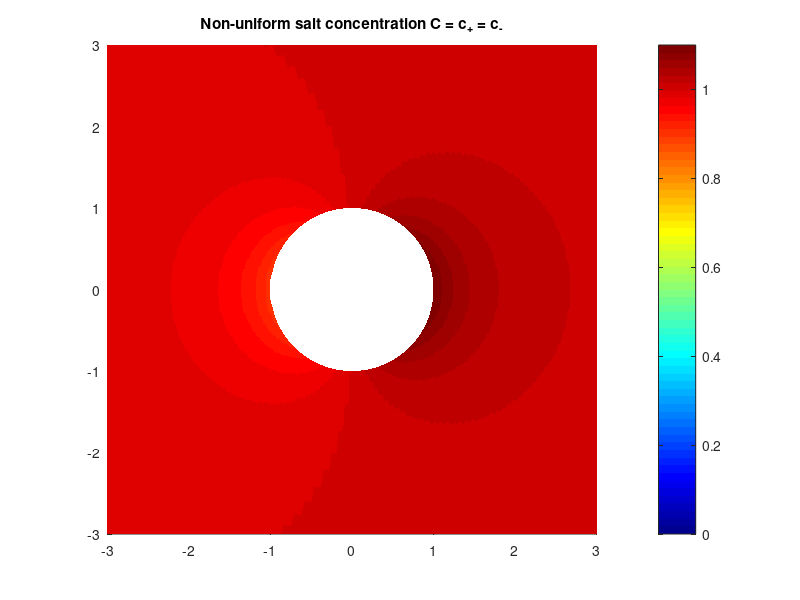
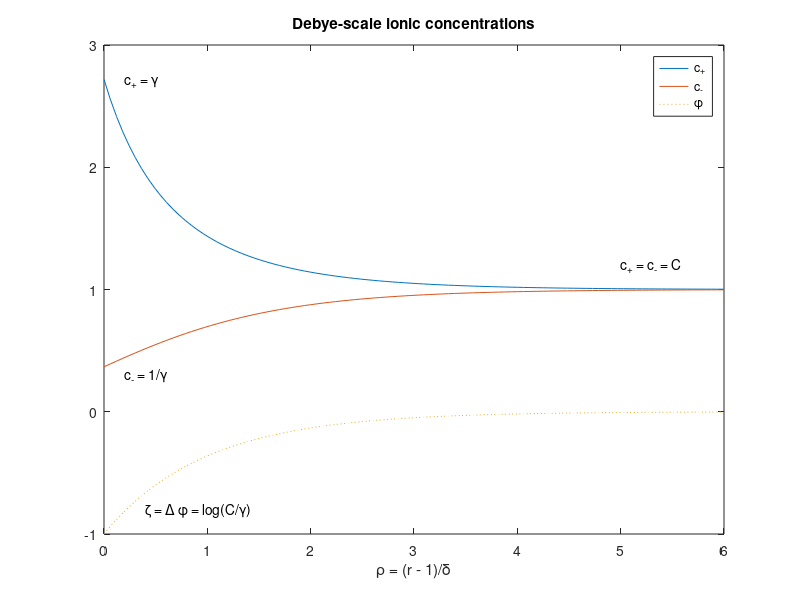

The MATLAB script that drew these images, in order:
clear; clc;
%%
figure(1)
r = linspace(1, 5, 201);
t = linspace(0, 2*pi, 201);
[R, T] = ndgrid(r, t);
X = R .* cos(T);
Y = R .* sin(T);
C = 1 + 0.1 * cos(T) ./ R.^2;
clf;
hold on
fill(cos(t), sin(t), 'k');
surf(X, Y, C, 'EdgeColor', 'none')
view(2)
axis equal
axis([-1 1 -1 1]*3)
m = jet;
colormap(m)
colorbar
title('Non-uniform salt concentration C = c_+ = c_-')
hold off
%%
figure(2)
Cout = 1;
gamma = exp(1); % Cp
zeta = log(Cout/gamma);
z = linspace(0, 6, 100);
phi = 4*atanh( exp(-z*sqrt(Cout))*tanh(zeta/4) );
Cp = Cout * exp(-phi);
Cm = Cout * exp(+phi);
plot(z, Cp, z, Cm, z, phi, ':');
legend({'c_+', 'c_-', '\phi'})
xlabel('\rho = (r - 1)/\delta')
text(0.2, 2.7, 'c_+ = \gamma')
text(0.2, 0.3, 'c_- = 1/\gamma')
text(5.0, 1.2, 'c_+ = c_- = C')
text(0.4, -0.8, '\zeta = \Delta \phi = log(C/\gamma)')
title('Debye-scale ionic concentrations')
